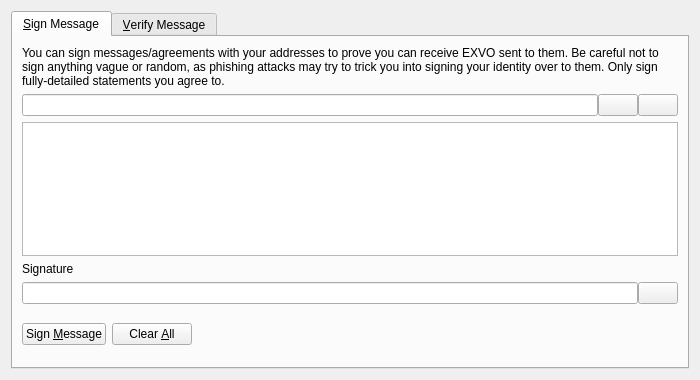
<?xml version="1.0" encoding="UTF-8"?>
<ui version="4.0">
 <class>SignVerifyMessageDialog</class>
 <widget class="QDialog" name="SignVerifyMessageDialog">
  <property name="geometry">
   <rect>
    <x>0</x>
    <y>0</y>
    <width>700</width>
    <height>380</height>
   </rect>
  </property>
  <property name="windowTitle">
   <string>Signatures - Sign / Verify a Message</string>
  </property>
  <property name="modal">
   <bool>true</bool>
  </property>
  <layout class="QVBoxLayout" name="verticalLayout">
   <item>
    <widget class="QTabWidget" name="tabWidget">
     <property name="currentIndex">
      <number>0</number>
     </property>
     <widget class="QWidget" name="tabSignMessage">
      <attribute name="title">
       <string>&amp;Sign Message</string>
      </attribute>
      <layout class="QVBoxLayout" name="verticalLayout_SM">
       <item>
        <widget class="QLabel" name="infoLabel_SM">
         <property name="text">
          <string>You can sign messages/agreements with your addresses to prove you can receive EXVO sent to them. Be careful not to sign anything vague or random, as phishing attacks may try to trick you into signing your identity over to them. Only sign fully-detailed statements you agree to.</string>
         </property>
         <property name="textFormat">
          <enum>Qt::PlainText</enum>
         </property>
         <property name="wordWrap">
          <bool>true</bool>
         </property>
        </widget>
       </item>
       <item>
        <layout class="QHBoxLayout" name="horizontalLayout_1_SM">
         <property name="spacing">
          <number>0</number>
         </property>
         <item>
          <widget class="QValidatedLineEdit" name="addressIn_SM">
           <property name="toolTip">
            <string>The EXVO address to sign the message with</string>
           </property>
          </widget>
         </item>
         <item>
          <widget class="QPushButton" name="addressBookButton_SM">
           <property name="toolTip">
            <string>Choose previously used address</string>
           </property>
           <property name="text">
            <string/>
           </property>
           <property name="icon">
            <iconset resource="../exvo.qrc">
             <normaloff>:/icons/address-book</normaloff>:/icons/address-book</iconset>
           </property>
           <property name="shortcut">
            <string>Alt+A</string>
           </property>
           <property name="autoDefault">
            <bool>false</bool>
           </property>
          </widget>
         </item>
         <item>
          <widget class="QPushButton" name="pasteButton_SM">
           <property name="toolTip">
            <string>Paste address from clipboard</string>
           </property>
           <property name="text">
            <string/>
           </property>
           <property name="icon">
            <iconset resource="../exvo.qrc">
             <normaloff>:/icons/editpaste</normaloff>:/icons/editpaste</iconset>
           </property>
           <property name="shortcut">
            <string>Alt+P</string>
           </property>
           <property name="autoDefault">
            <bool>false</bool>
           </property>
          </widget>
         </item>
        </layout>
       </item>
       <item>
        <widget class="QPlainTextEdit" name="messageIn_SM">
         <property name="toolTip">
          <string>Enter the message you want to sign here</string>
         </property>
        </widget>
       </item>
       <item>
        <widget class="QLabel" name="signatureLabel_SM">
         <property name="text">
          <string>Signature</string>
         </property>
         <property name="textFormat">
          <enum>Qt::PlainText</enum>
         </property>
        </widget>
       </item>
       <item>
        <layout class="QHBoxLayout" name="horizontalLayout_2_SM">
         <property name="spacing">
          <number>0</number>
         </property>
         <item>
          <widget class="QLineEdit" name="signatureOut_SM">
           <property name="font">
            <font>
             <italic>true</italic>
            </font>
           </property>
           <property name="readOnly">
            <bool>true</bool>
           </property>
          </widget>
         </item>
         <item>
          <widget class="QPushButton" name="copySignatureButton_SM">
           <property name="toolTip">
            <string>Copy the current signature to the system clipboard</string>
           </property>
           <property name="text">
            <string/>
           </property>
           <property name="icon">
            <iconset resource="../exvo.qrc">
             <normaloff>:/icons/editcopy</normaloff>:/icons/editcopy</iconset>
           </property>
           <property name="autoDefault">
            <bool>false</bool>
           </property>
          </widget>
         </item>
        </layout>
       </item>
       <item>
        <layout class="QHBoxLayout" name="horizontalLayout_3_SM">
         <item>
          <widget class="QPushButton" name="signMessageButton_SM">
           <property name="toolTip">
            <string>Sign the message to prove you own this Exvo address</string>
           </property>
           <property name="text">
            <string>Sign &amp;Message</string>
           </property>
           <property name="icon">
            <iconset resource="../exvo.qrc">
             <normaloff>:/icons/edit</normaloff>:/icons/edit</iconset>
           </property>
           <property name="autoDefault">
            <bool>false</bool>
           </property>
          </widget>
         </item>
         <item>
          <widget class="QPushButton" name="clearButton_SM">
           <property name="toolTip">
            <string>Reset all sign message fields</string>
           </property>
           <property name="text">
            <string>Clear &amp;All</string>
           </property>
           <property name="icon">
            <iconset resource="../exvo.qrc">
             <normaloff>:/icons/remove</normaloff>:/icons/remove</iconset>
           </property>
           <property name="autoDefault">
            <bool>false</bool>
           </property>
          </widget>
         </item>
         <item>
          <spacer name="horizontalSpacer_1_SM">
           <property name="orientation">
            <enum>Qt::Horizontal</enum>
           </property>
           <property name="sizeHint" stdset="0">
            <size>
             <width>40</width>
             <height>48</height>
            </size>
           </property>
          </spacer>
         </item>
         <item>
          <widget class="QLabel" name="statusLabel_SM">
           <property name="font">
            <font>
             <weight>75</weight>
             <bold>true</bold>
            </font>
           </property>
           <property name="text">
            <string/>
           </property>
           <property name="wordWrap">
            <bool>true</bool>
           </property>
          </widget>
         </item>
         <item>
          <spacer name="horizontalSpacer_2_SM">
           <property name="orientation">
            <enum>Qt::Horizontal</enum>
           </property>
           <property name="sizeHint" stdset="0">
            <size>
             <width>40</width>
             <height>48</height>
            </size>
           </property>
          </spacer>
         </item>
        </layout>
       </item>
      </layout>
     </widget>
     <widget class="QWidget" name="tabVerifyMessage">
      <attribute name="title">
       <string>&amp;Verify Message</string>
      </attribute>
      <layout class="QVBoxLayout" name="verticalLayout_VM">
       <item>
        <widget class="QLabel" name="infoLabel_VM">
         <property name="text">
          <string>Enter the receiver's address, message (ensure you copy line breaks, spaces, tabs, etc. exactly) and signature below to verify the message. Be careful not to read more into the signature than what is in the signed message itself, to avoid being tricked by a man-in-the-middle attack. Note that this only proves the signing party receives with the address, it cannot prove sendership of any transaction!</string>
         </property>
         <property name="textFormat">
          <enum>Qt::PlainText</enum>
         </property>
         <property name="alignment">
          <set>Qt::AlignLeading|Qt::AlignLeft|Qt::AlignTop</set>
         </property>
         <property name="wordWrap">
          <bool>true</bool>
         </property>
        </widget>
       </item>
       <item>
        <layout class="QHBoxLayout" name="horizontalLayout_1_VM">
         <property name="spacing">
          <number>0</number>
         </property>
         <item>
          <widget class="QValidatedLineEdit" name="addressIn_VM">
           <property name="toolTip">
            <string>The EXVO address the message was signed with</string>
           </property>
          </widget>
         </item>
         <item>
          <widget class="QPushButton" name="addressBookButton_VM">
           <property name="toolTip">
            <string>Choose previously used address</string>
           </property>
           <property name="text">
            <string/>
           </property>
           <property name="icon">
            <iconset resource="../exvo.qrc">
             <normaloff>:/icons/address-book</normaloff>:/icons/address-book</iconset>
           </property>
           <property name="shortcut">
            <string>Alt+A</string>
           </property>
           <property name="autoDefault">
            <bool>false</bool>
           </property>
          </widget>
         </item>
        </layout>
       </item>
       <item>
        <widget class="QPlainTextEdit" name="messageIn_VM"/>
       </item>
       <item>
        <widget class="QValidatedLineEdit" name="signatureIn_VM"/>
       </item>
       <item>
        <layout class="QHBoxLayout" name="horizontalLayout_2_VM">
         <item>
          <widget class="QPushButton" name="verifyMessageButton_VM">
           <property name="toolTip">
            <string>Verify the message to ensure it was signed with the specified Exvo address</string>
           </property>
           <property name="text">
            <string>Verify &amp;Message</string>
           </property>
           <property name="icon">
            <iconset resource="../exvo.qrc">
             <normaloff>:/icons/transaction_0</normaloff>:/icons/transaction_0</iconset>
           </property>
           <property name="autoDefault">
            <bool>false</bool>
           </property>
          </widget>
         </item>
         <item>
          <widget class="QPushButton" name="clearButton_VM">
           <property name="toolTip">
            <string>Reset all verify message fields</string>
           </property>
           <property name="text">
            <string>Clear &amp;All</string>
           </property>
           <property name="icon">
            <iconset resource="../exvo.qrc">
             <normaloff>:/icons/remove</normaloff>:/icons/remove</iconset>
           </property>
           <property name="autoDefault">
            <bool>false</bool>
           </property>
          </widget>
         </item>
         <item>
          <spacer name="horizontalSpacer_1_VM">
           <property name="orientation">
            <enum>Qt::Horizontal</enum>
           </property>
           <property name="sizeHint" stdset="0">
            <size>
             <width>40</width>
             <height>48</height>
            </size>
           </property>
          </spacer>
         </item>
         <item>
          <widget class="QLabel" name="statusLabel_VM">
           <property name="font">
            <font>
             <weight>75</weight>
             <bold>true</bold>
            </font>
           </property>
           <property name="text">
            <string/>
           </property>
           <property name="wordWrap">
            <bool>true</bool>
           </property>
          </widget>
         </item>
         <item>
          <spacer name="horizontalSpacer_2_VM">
           <property name="orientation">
            <enum>Qt::Horizontal</enum>
           </property>
           <property name="sizeHint" stdset="0">
            <size>
             <width>40</width>
             <height>48</height>
            </size>
           </property>
          </spacer>
         </item>
        </layout>
       </item>
      </layout>
     </widget>
    </widget>
   </item>
  </layout>
 </widget>
 <customwidgets>
  <customwidget>
   <class>QValidatedLineEdit</class>
   <extends>QLineEdit</extends>
   <header>qvalidatedlineedit.h</header>
  </customwidget>
 </customwidgets>
 <resources>
  <include location="../exvo.qrc"/>
 </resources>
 <connections/>
</ui>
